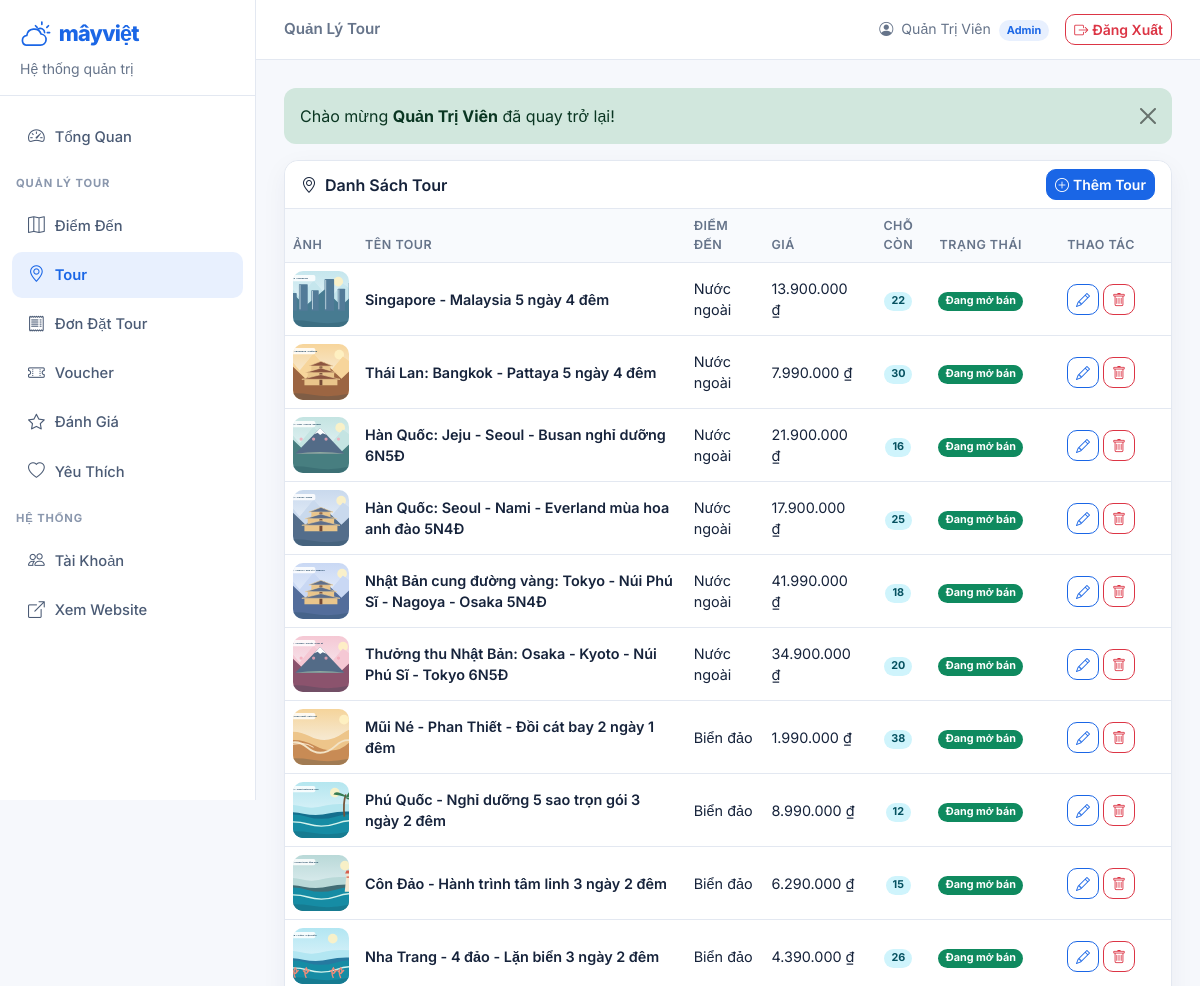
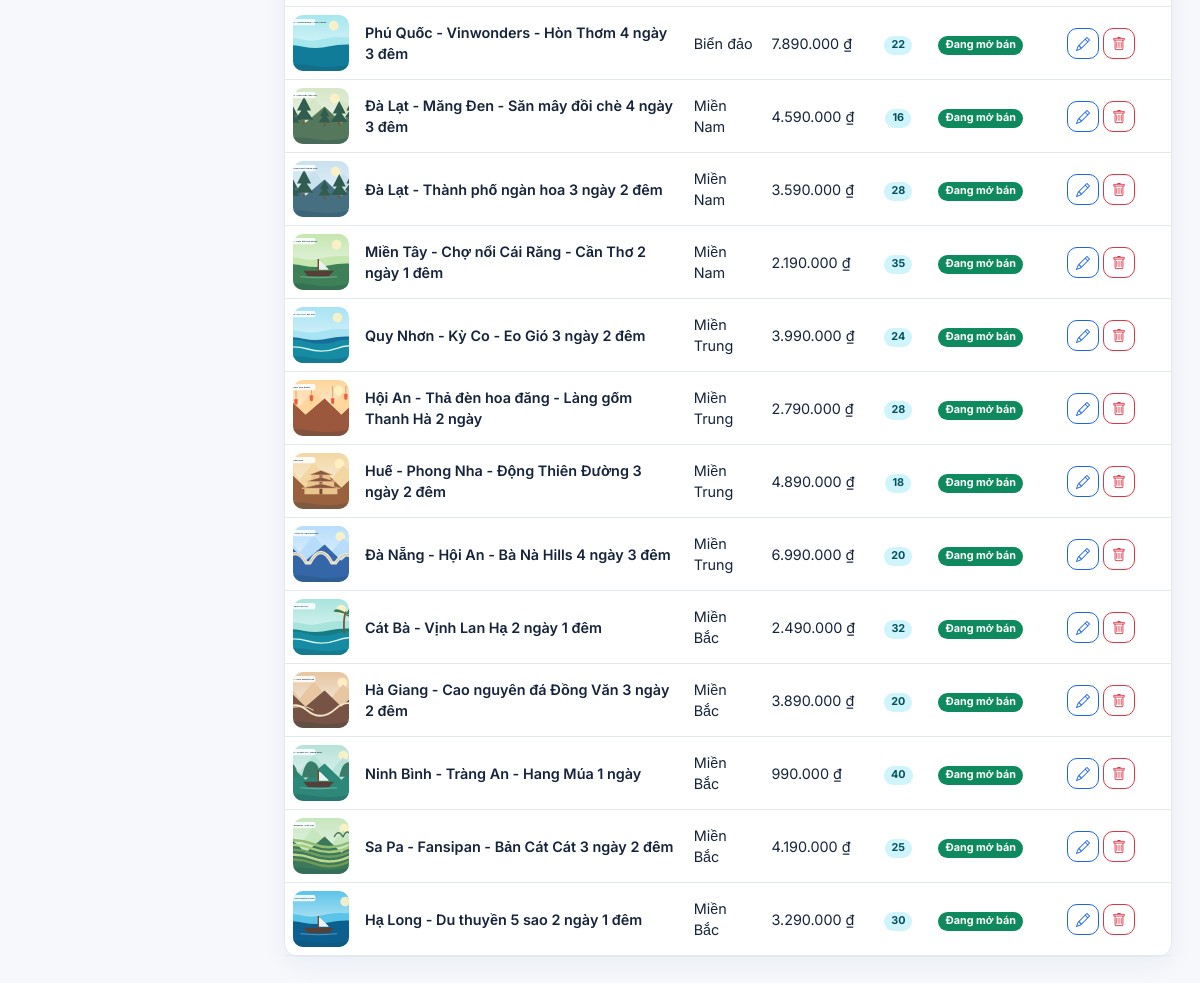
/?action=admin-san-pham (signed in), run on the app's committed database (2 pictures, top to bottom).
### tables this page shows
CREATE TABLE san_pham (
    id             INT AUTO_INCREMENT PRIMARY KEY,
    danh_muc_id    INT NOT NULL,
    ten_san_pham   VARCHAR(150)   NOT NULL,
    gia            DECIMAL(12,0)  NOT NULL,
    so_luong       INT            NOT NULL DEFAULT 0 COMMENT 'Số chỗ còn nhận',
    thoi_gian      VARCHAR(50)    DEFAULT NULL COMMENT 'VD: 3 ngày 2 đêm',
    diem_khoi_hanh VARCHAR(100)   DEFAULT NULL,
    phuong_tien    VARCHAR(100)   DEFAULT NULL,
    mo_ta          TEXT,
    hinh_anh       VARCHAR(255)   DEFAULT NULL,
    luot_xem       INT            NOT NULL DEFAULT 0,
    trang_thai     TINYINT(1)     NOT NULL DEFAULT 1 COMMENT '1: đang mở bán, 0: tạm ngưng',
    ngay_tao       DATETIME       DEFAULT CURRENT_TIMESTAMP,
    FOREIGN KEY (danh_muc_id) REFERENCES danh_muc(id) ON DELETE CASCADE
);

CREATE TABLE danh_muc (
    id            INT AUTO_INCREMENT PRIMARY KEY,
    ten_danh_muc  VARCHAR(100) NOT NULL,
    mo_ta         TEXT,
    ngay_tao      DATETIME DEFAULT CURRENT_TIMESTAMP
);

### controllers/AdminSanPhamController.php (called while the page is built, shortened)
<?php
class AdminSanPhamController
{
    private $sanPhamModel;
    public function __construct()
    {
        $this->sanPhamModel = new SanPhamModel();
    }
    public function danhSach()
    {
        $danh_sach_san_pham = $this->sanPhamModel->layTatCaKemDanhMuc();
        require_once PATH_VIEW_ADMIN;
    }
}

### index.php (called while the page is built, shortened)
<?php
spl_autoload_register(function ($ten_class) {
    $ten_file = "$ten_class.php";
    $duong_dan_model      = PATH_MODEL . $ten_file;
});
require_once './configs/helper.php';
require_once './routes/index.php';

### models/BaseModel.php (called while the page is built, shortened)
<?php
class BaseModel
{
    public function __construct()
    {
        $dsn = sprintf(
            'mysql:host=%s;port=%s;dbname=%s;charset=utf8mb4',
            DB_HOST, DB_PORT, DB_NAME
        );
        try {
            $this->pdo = new PDO($dsn, DB_USERNAME, DB_PASSWORD, DB_OPTIONS);
        } catch (PDOException $loi) {
            die("❌ Kết nối cơ sở dữ liệu thất bại: {$loi->getMessage()}");
        }
    }
}

### models/SanPhamModel.php (called while the page is built, shortened)
<?php
class SanPhamModel extends BaseModel
{
    public function layTatCaKemDanhMuc()
    {
        $sql = "SELECT sp.*, dm.ten_danh_muc
                FROM san_pham sp
                LEFT JOIN danh_muc dm ON sp.danh_muc_id = dm.id
                ORDER BY sp.id DESC";
        $stmt = $this->pdo->query($sql);
        return $stmt->fetchAll();
    }
}

### views/admin/san_pham/danh_sach.php (the view)
<div class="card">
    <div class="card-header bg-white d-flex justify-content-between align-items-center">
        <span><i class="bi bi-geo-alt me-2"></i>Danh Sách Tour</span>
        <a href="<?= BASE_URL ?>?action=admin-san-pham-them" class="btn btn-primary btn-sm">
            <i class="bi bi-plus-circle me-1"></i>Thêm Tour
        </a>
    </div>
    <div class="table-responsive">
        <table class="table mb-0">
            <thead>
            <tr>
                <th>Ảnh</th>
                <th>Tên Tour</th>
                <th>Điểm Đến</th>
                <th>Giá</th>
                <th class="text-center">Chỗ Còn</th>
                <th class="text-center">Trạng Thái</th>
                <th class="text-center" style="width:140px">Thao Tác</th>
            </tr>
            </thead>
            <tbody>
            <?php if (empty($danh_sach_san_pham)): ?>
                <tr><td colspan="7" class="text-center text-muted py-4">Chưa có tour nào</td></tr>
            <?php else: foreach ($danh_sach_san_pham as $sp): ?>
                <tr>
                    <td><img src="<?= anh_san_pham($sp['hinh_anh'], $sp['ten_san_pham'] ?? '') ?>" class="img-thumbnail-sm"></td>
                    <td class="fw-semibold"><?= htmlspecialchars($sp['ten_san_pham']) ?></td>
                    <td><?= htmlspecialchars($sp['ten_danh_muc'] ?? '—') ?></td>
                    <td><?= dinh_dang_tien($sp['gia']) ?></td>
                    <td class="text-center">
                        <span class="badge <?= $sp['so_luong'] > 0 ? 'bg-info-subtle text-info-emphasis' : 'bg-danger-subtle text-danger-emphasis' ?>">
                            <?= $sp['so_luong'] ?>
                        </span>
                    </td>
                    <td class="text-center">
                        <?= $sp['trang_thai'] ? '<span class="badge bg-success">Đang mở bán</span>' : '<span class="badge bg-secondary">Ngừng bán</span>' ?>
                    </td>
                    <td class="text-center">
                        <a href="<?= BASE_URL ?>?action=admin-san-pham-sua&id=<?= $sp['id'] ?>" class="btn btn-sm btn-outline-primary">
                            <i class="bi bi-pencil"></i>
                        </a>
                        <a href="<?= BASE_URL ?>?action=admin-san-pham-xoa&id=<?= $sp['id'] ?>" class="btn btn-sm btn-outline-danger"
                           onclick="return confirm('Xoá tour này?')">
                            <i class="bi bi-trash"></i>
                        </a>
                    </td>
                </tr>
            <?php endforeach; endif; ?>
            </tbody>
        </table>
    </div>
</div>

### data on the page
san_pham: shows a picture, ten_san_pham "Singapore - Malaysia 5 ngày 4 đêm", danh_muc.ten_danh_muc "Nước ngoài", gia "13.900.000 ₫", so_luong "22", trang_thai "Đang mở bán"
san_pham: shows a picture, ten_san_pham "Thái Lan: Bangkok - Pattaya 5 ngày 4 đêm", danh_muc.ten_danh_muc "Nước ngoài", gia "7.990.000 ₫", so_luong "30", trang_thai "Đang mở bán"
san_pham: shows a picture, ten_san_pham "Hàn Quốc: Jeju - Seoul - Busan nghỉ dưỡng 6N5Đ", danh_muc.ten_danh_muc "Nước ngoài", gia "21.900.000 ₫", so_luong "16", trang_thai "Đang mở bán"
san_pham: shows a picture, ten_san_pham "Hàn Quốc: Seoul - Nami - Everland mùa hoa anh đào 5N4Đ", danh_muc.ten_danh_muc "Nước ngoài", gia "17.900.000 ₫", so_luong "25", trang_thai "Đang mở bán"
san_pham: shows a picture, ten_san_pham "Nhật Bản cung đường vàng: Tokyo - Núi Phú Sĩ - Nagoya - Osaka 5N4Đ", danh_muc.ten_danh_muc "Nước ngoài", gia "41.990.000 ₫", so_luong "18", trang_thai "Đang mở bán"
san_pham: shows a picture, ten_san_pham "Thưởng thu Nhật Bản: Osaka - Kyoto - Núi Phú Sĩ - Tokyo 6N5Đ", danh_muc.ten_danh_muc "Nước ngoài", gia "34.900.000 ₫", so_luong "20", trang_thai "Đang mở bán"
san_pham: shows a picture, ten_san_pham "Mũi Né - Phan Thiết - Đồi cát bay 2 ngày 1 đêm", danh_muc.ten_danh_muc "Biển đảo", gia "1.990.000 ₫", so_luong "38", trang_thai "Đang mở bán"
san_pham: shows a picture, ten_san_pham "Phú Quốc - Nghỉ dưỡng 5 sao trọn gói 3 ngày 2 đêm", danh_muc.ten_danh_muc "Biển đảo", gia "8.990.000 ₫", so_luong "12", trang_thai "Đang mở bán"
san_pham: shows a picture, ten_san_pham "Côn Đảo - Hành trình tâm linh 3 ngày 2 đêm", danh_muc.ten_danh_muc "Biển đảo", gia "6.290.000 ₫", so_luong "15", trang_thai "Đang mở bán"
san_pham: shows a picture, ten_san_pham "Nha Trang - 4 đảo - Lặn biển 3 ngày 2 đêm", danh_muc.ten_danh_muc "Biển đảo", gia "4.390.000 ₫", so_luong "26", trang_thai "Đang mở bán"
san_pham: shows a picture, ten_san_pham "Phú Quốc - Vinwonders - Hòn Thơm 4 ngày 3 đêm", danh_muc.ten_danh_muc "Biển đảo", gia "7.890.000 ₫", so_luong "22", trang_thai "Đang mở bán"
san_pham: shows a picture, ten_san_pham "Đà Lạt - Măng Đen - Săn mây đồi chè 4 ngày 3 đêm", danh_muc.ten_danh_muc "Miền Nam", gia "4.590.000 ₫", so_luong "16", trang_thai "Đang mở bán"
san_pham: shows a picture, ten_san_pham "Đà Lạt - Thành phố ngàn hoa 3 ngày 2 đêm", danh_muc.ten_danh_muc "Miền Nam", gia "3.590.000 ₫", so_luong "28", trang_thai "Đang mở bán"
san_pham: shows a picture, ten_san_pham "Miền Tây - Chợ nổi Cái Răng - Cần Thơ 2 ngày 1 đêm", danh_muc.ten_danh_muc "Miền Nam", gia "2.190.000 ₫", so_luong "35", trang_thai "Đang mở bán"
san_pham: shows a picture, ten_san_pham "Quy Nhơn - Kỳ Co - Eo Gió 3 ngày 2 đêm", danh_muc.ten_danh_muc "Miền Trung", gia "3.990.000 ₫", so_luong "24", trang_thai "Đang mở bán"
san_pham: shows a picture, ten_san_pham "Hội An - Thả đèn hoa đăng - Làng gốm Thanh Hà 2 ngày", danh_muc.ten_danh_muc "Miền Trung", gia "2.790.000 ₫", so_luong "28", trang_thai "Đang mở bán"
san_pham: shows a picture, ten_san_pham "Huế - Phong Nha - Động Thiên Đường 3 ngày 2 đêm", danh_muc.ten_danh_muc "Miền Trung", gia "4.890.000 ₫", so_luong "18", trang_thai "Đang mở bán"
san_pham: shows a picture, ten_san_pham "Đà Nẵng - Hội An - Bà Nà Hills 4 ngày 3 đêm", danh_muc.ten_danh_muc "Miền Trung", gia "6.990.000 ₫", so_luong "20", trang_thai "Đang mở bán"
san_pham: shows a picture, ten_san_pham "Cát Bà - Vịnh Lan Hạ 2 ngày 1 đêm", danh_muc.ten_danh_muc "Miền Bắc", gia "2.490.000 ₫", so_luong "32", trang_thai "Đang mở bán"
san_pham: shows a picture, ten_san_pham "Hà Giang - Cao nguyên đá Đồng Văn 3 ngày 2 đêm", danh_muc.ten_danh_muc "Miền Bắc", gia "3.890.000 ₫", so_luong "20", trang_thai "Đang mở bán"
san_pham: shows a picture, ten_san_pham "Ninh Bình - Tràng An - Hang Múa 1 ngày", danh_muc.ten_danh_muc "Miền Bắc", gia "990.000 ₫", so_luong "40", trang_thai "Đang mở bán"
san_pham: shows a picture, ten_san_pham "Sa Pa - Fansipan - Bản Cát Cát 3 ngày 2 đêm", danh_muc.ten_danh_muc "Miền Bắc", gia "4.190.000 ₫", so_luong "25", trang_thai "Đang mở bán"
san_pham: shows a picture, ten_san_pham "Hạ Long - Du thuyền 5 sao 2 ngày 1 đêm", danh_muc.ten_danh_muc "Miền Bắc", gia "3.290.000 ₫", so_luong "30", trang_thai "Đang mở bán"

### other printed values
$title "Quản Lý Tour"
$_SESSION['nguoi_dung']['ho_ten'] "Quản Trị Viên"
$noi_dung "Chào mừng Quản Trị Viên đã quay trở lại!"
